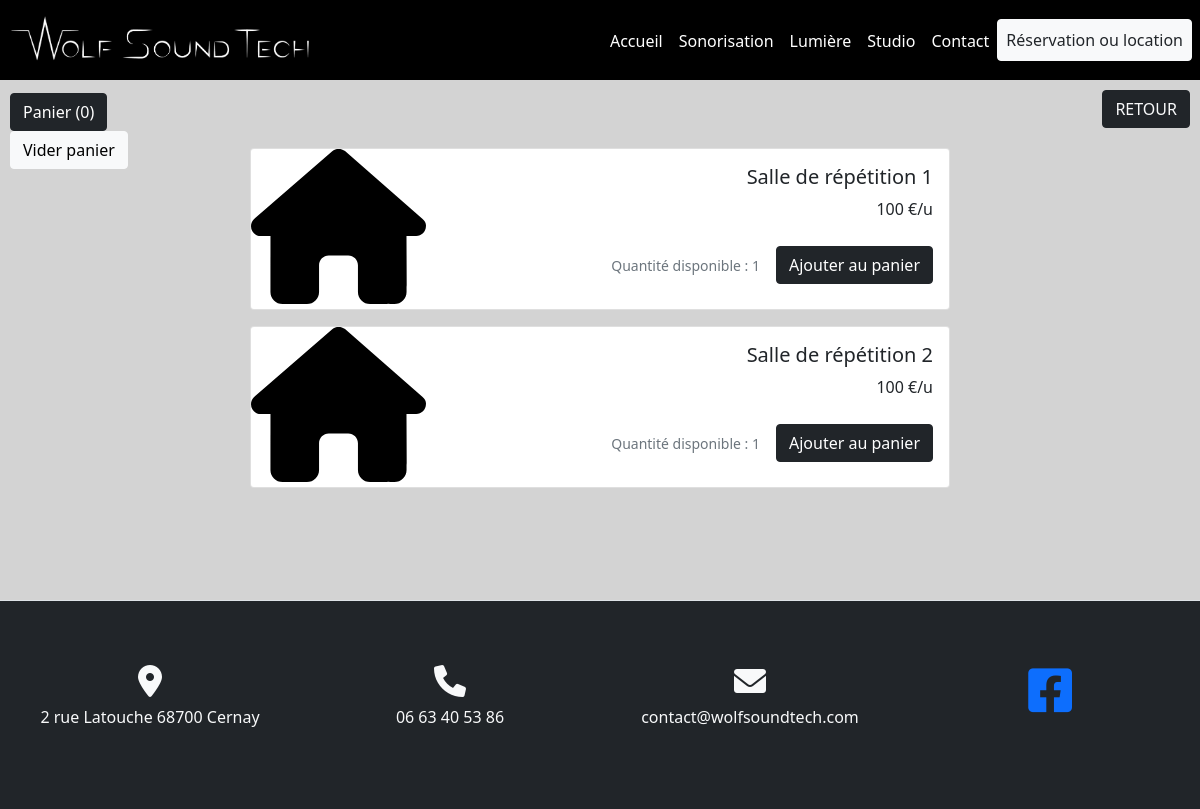
The app's page /index2.php?page=salle with its own data.
### tables this page shows
CREATE TABLE `produit` (
  `ref` varchar(50) NOT NULL,
  `libellePrd` varchar(200) NOT NULL,
  `descriptionPrd` text NOT NULL,
  `imgPrd` text NOT NULL,
  `prix` float NOT NULL,
  `qte` int NOT NULL,
  `catID` int NOT NULL,
  `sousCatID` int DEFAULT NULL,
  `created_at` datetime DEFAULT NULL,
  `updated_at` datetime DEFAULT NULL,
  `deleted_at` datetime DEFAULT NULL
);

### classes/produits.php (called while the page is built, shortened)
<?php function afficherPrdC6()
{
    if(require("config/connexion.php"))
    {
        $req=$access->prepare("SELECT libellePrd, descriptionPrd, imgPrd, prix, qte FROM produit WHERE catID=6 ORDER BY libellePrd");
        $req->execute();
        $data = $req->fetchAll(PDO::FETCH_OBJ);
        return $data;
    }
} ?>

### rub/salle.php (the view)
<?php
require("classes/produits.php");
  $Salle=afficherPrdC6();
?>
<div class="container-fluid">
<a href="index2.php" class="btn btn-dark text-decoration-none text-light" style="position: absolute;top: 90px;right: 10px; z-index : 1;">RETOUR</a>
<div class="row m-auto">
<div class="col-12 mb-5 mt-5 pb-5">
<?php foreach($Salle as $salle) { ?>
    <div class="card mb-3 m-auto" style="max-width: 700px">
        <div class="row g-0">
            <div class="col-md-3">
                    <img src="<?= $salle->imgPrd?>" class="card-img img-fluid d-none d-md-block" alt="<?= $salle->libellePrd ?>">
                </div>
                <div class="col-md-9">
             <div class="card-body text-end">
                <h5 class="card-title"><?= $salle->libellePrd?></h5>
                <p class="card-text"><?= $salle->prix.' €/u'?></p>
               <span class="d-flex justify-content-end align-items-center"> <p class="card-text pt-3"><small class="text-muted mx-3"><?= 'Quantité disponible : '.$salle->qte?></small></p><button class="add-to-cart btn btn-dark"
               data-name=<?= $salle->libellePrd?>
               data-price=<?= $salle->prix
               ?>
                   >Ajouter au panier
                </button></span>
             </div>
            </div>
        </div>
    </div>
    <?php } ?>
</div>
</div>
</div>

### css/style.css (style rules this page uses)
body { margin-top: 100px; }
.card { margin-bottom: 20px; }

### records on screen
produit: imgPrd (picture), libellePrd "Salle de répétition 1", prix "100", qte "1"
produit: imgPrd (picture), libellePrd "Salle de répétition 2", prix "100", qte "1"
